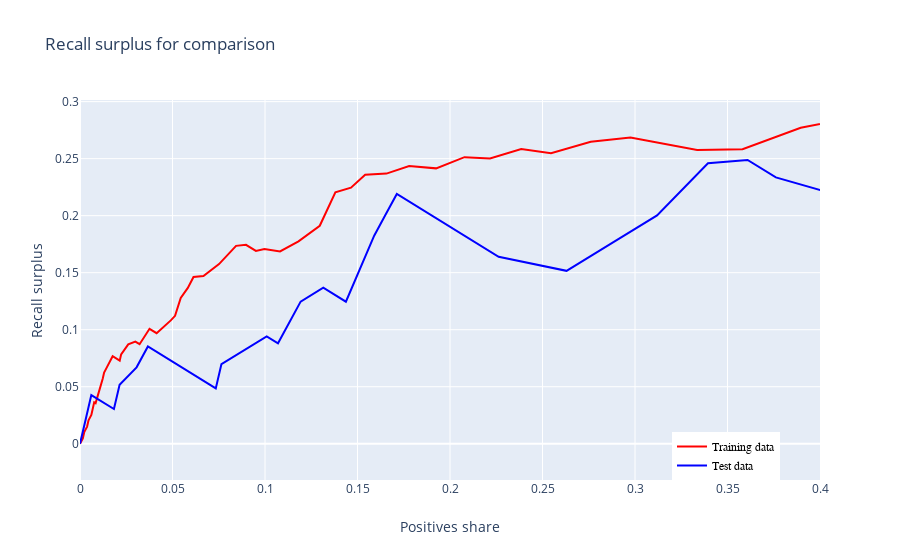

Notebook cell for this chart:
### Markdown cell above
For the simplest model - the Logistic Regression, we can see that on test data the model is performing slightly better than a random search in whole Positives Share range.

### Code cell
plot_recall_surplus_train_test(log_reg_pr_train,log_reg_pr_test)
